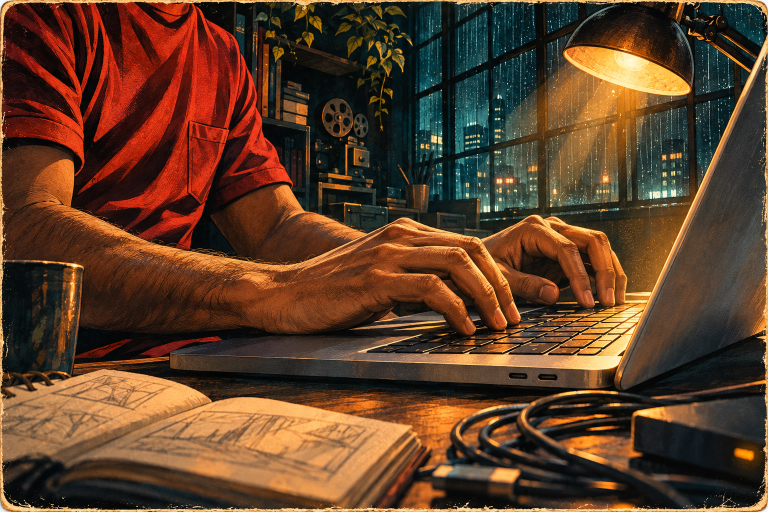
#> input picture assets/illustrations/cinema/source/midnight.png, 1536 x 1024 px (shown at 1/2 size); its folder holds 4 pictures in this run
$ python prepare_cinema_assets.py
#> lines starting #> are read from the running program, lines starting #| are printed output that depends on the picture
"""Resize/compress approved full-scene source illustrations; no synthesized artwork.
Run: python3 scripts/prepare_cinema_assets.py (Pillow required).
"""
from pathlib import Path
import json
from PIL import Image

ROOT = Path(__file__).resolve().parents[1]
ART = ROOT / 'assets/illustrations/cinema'
PUBLIC = ROOT / 'public/illustrations/cinema'
PUBLIC.mkdir(parents=True, exist_ok=True)
report = {}
for name in ['midnight', 'portrait', 'street', 'rooftop']:
    master = Image.open(ART / 'source' / f'{name}.png').convert('RGB')
#> master is the input picture: PIL image 1536x1024 RGB; mean R, G, B 94, 62.1, 39.5
    report[name] = {}
    for suffix, width, quality in [('', 1536, 85), ('-mobile', 1152, 83)]:
        image = master.copy()
        image.thumbnail((width, width), Image.Resampling.LANCZOS)
        path = PUBLIC / f'{name}{suffix}.webp'
        image.save(path, quality=quality, method=6)
        report[name][suffix or 'desktop'] = {'size': image.size, 'bytes': path.stat().st_size}
#> this loop made 2 passes
#> pass 2, `image.save(path, quality=quality, method=6)`:
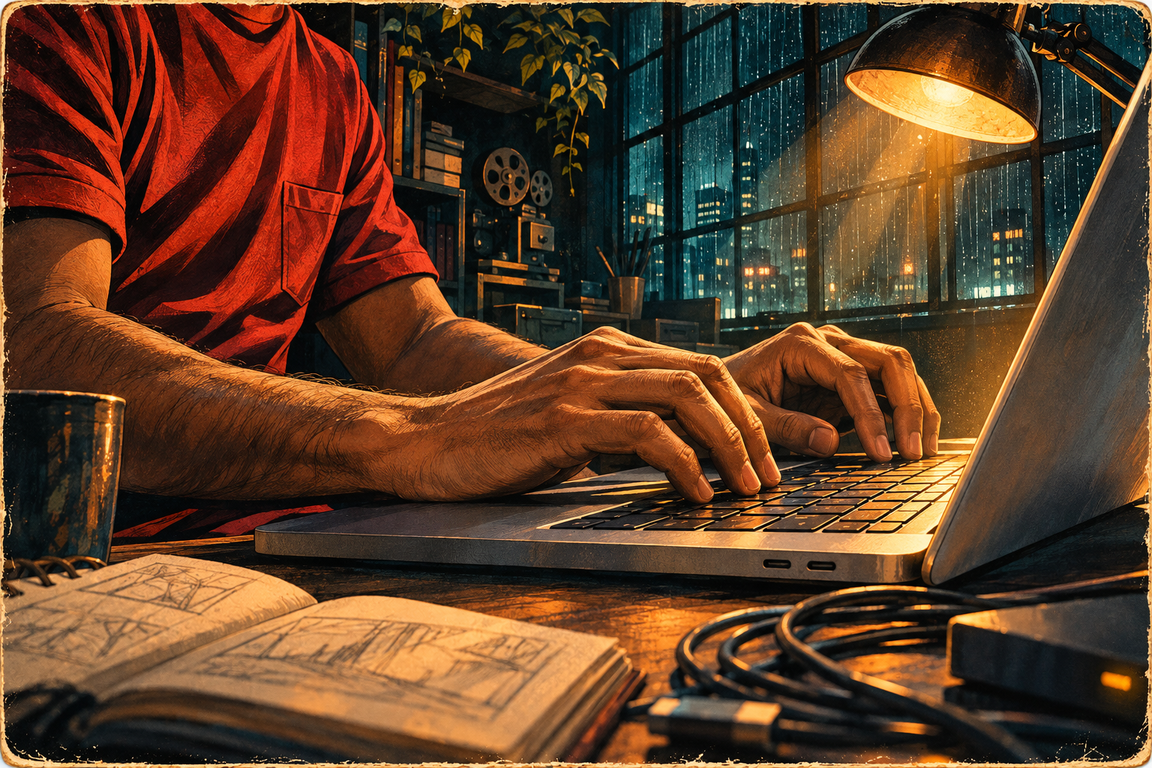
#> saved as midnight-mobile.webp: PIL image 1152x768 RGB; mean R, G, B 94, 62.1, 39.5
#> after the loop, report = 1 item
    print(name, report[name])
#| midnight {'desktop': {'size': (1536, 1024), 'bytes': 363612}, '-mobile': {'size': (1152, 768), 'bytes': 200266}}
#> pass 2 of the loop `for name in ['midnight', 'portrait', 'street', 'rooftop']:`:
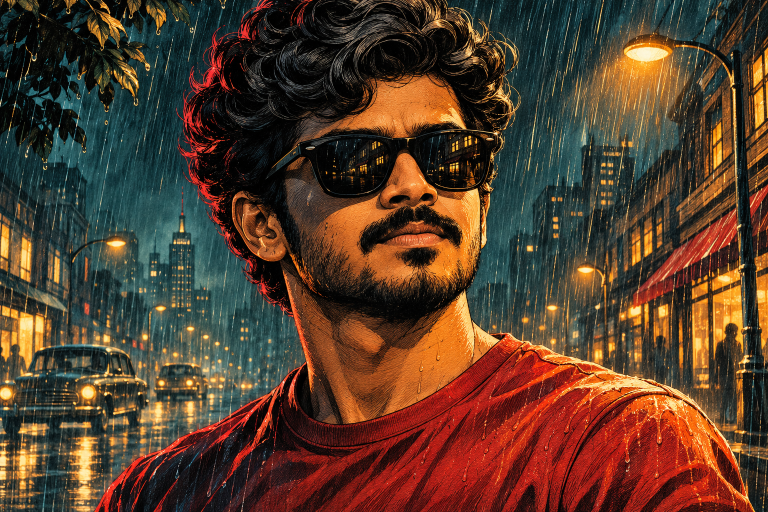
#> input picture assets/illustrations/cinema/source/portrait.png, 1536 x 1024 px (shown at 1/2 size)
#> master is the input picture: PIL image 1536x1024 RGB; mean R, G, B 86.9, 60.6, 42.8
#> the loop `for suffix, width, quality in [('', 1536, 85), ('-mobile', 1152, 83)]:` made 2 passes
#> pass 2, `image.save(path, quality=quality, method=6)`:
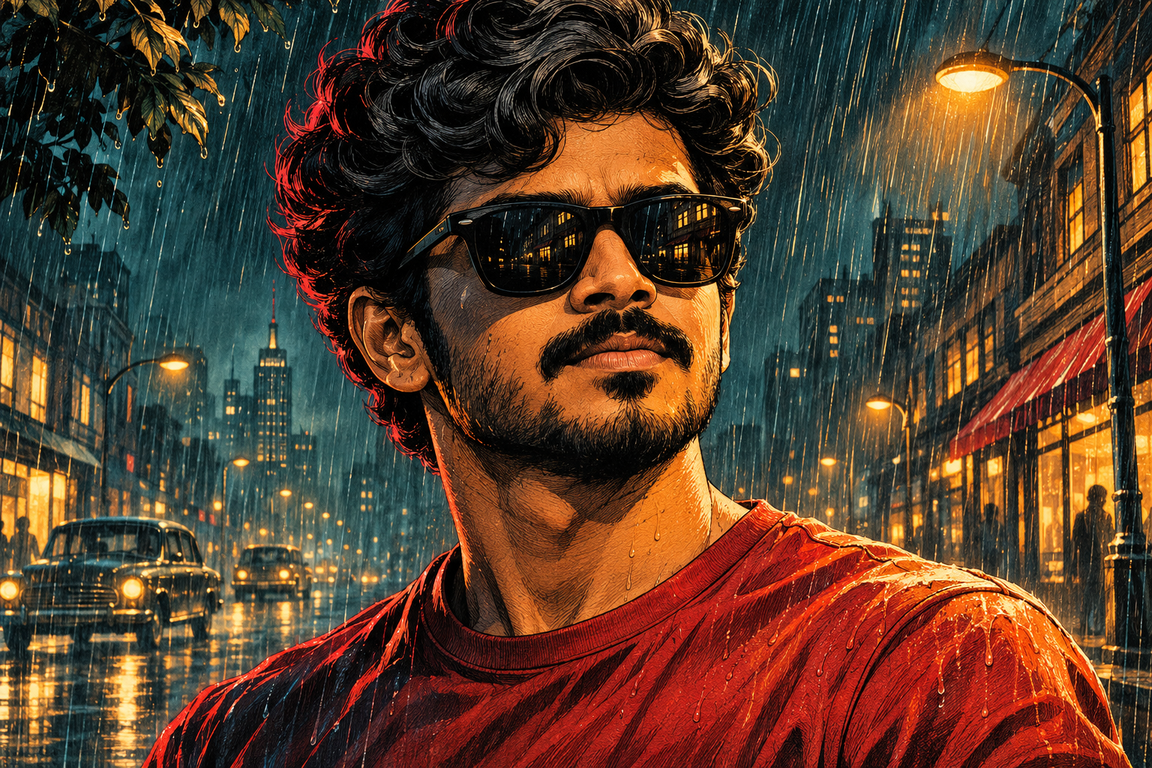
#> saved as portrait-mobile.webp: PIL image 1152x768 RGB; mean R, G, B 86.9, 60.6, 42.8
#> after the loop `for suffix, width, quality in [('', 1536, 85), ('-mobile', 1152, 83)]:`: report = 2 items
#| portrait {'desktop': {'size': (1536, 1024), 'bytes': 530942}, '-mobile': {'size': (1152, 768), 'bytes': 292092}}
#> pass 3 of the loop `for name in ['midnight', 'portrait', 'street', 'rooftop']:`:
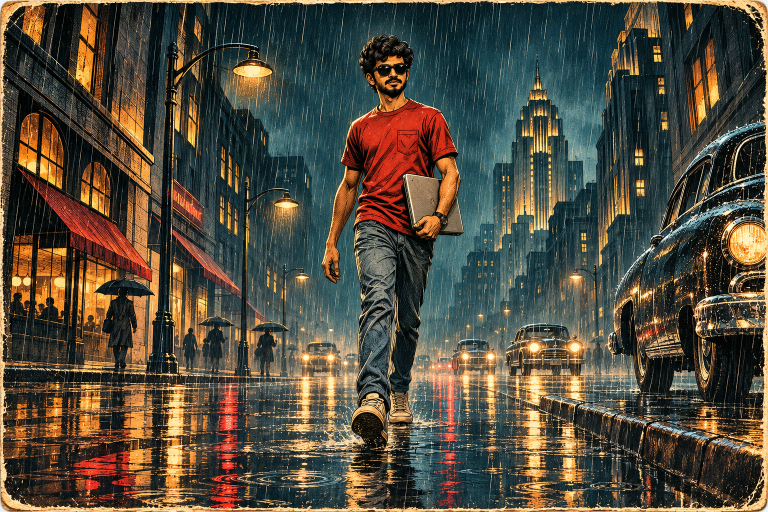
#> input picture assets/illustrations/cinema/source/street.png, 1536 x 1024 px (shown at 1/2 size)
#> master is the input picture: PIL image 1536x1024 RGB; mean R, G, B 82.4, 75.7, 61.2
#> the loop `for suffix, width, quality in [('', 1536, 85), ('-mobile', 1152, 83)]:` made 2 passes
#> pass 2, `image.save(path, quality=quality, method=6)`:
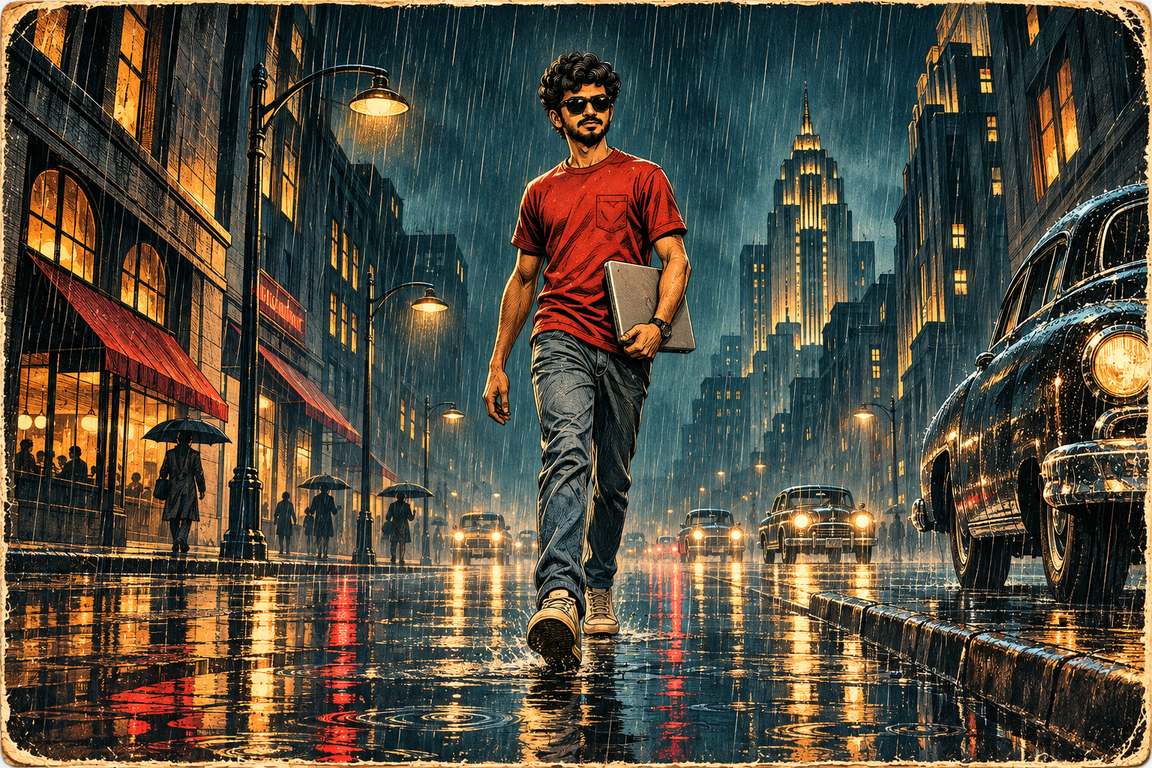
#> saved as street-mobile.webp: PIL image 1152x768 RGB; mean R, G, B 82.4, 75.7, 61.2
#> after the loop `for suffix, width, quality in [('', 1536, 85), ('-mobile', 1152, 83)]:`: report = 3 items
#| street {'desktop': {'size': (1536, 1024), 'bytes': 629602}, '-mobile': {'size': (1152, 768), 'bytes': 340622}}
#> the loop made 4 passes; the first 3 are shown
(ART / 'asset-report.json').write_text(json.dumps(report, indent=2) + '\n')
